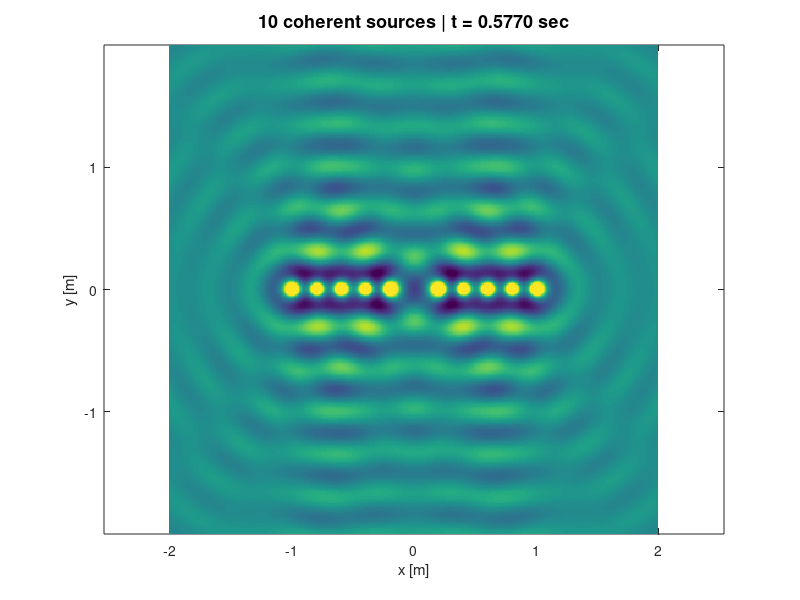
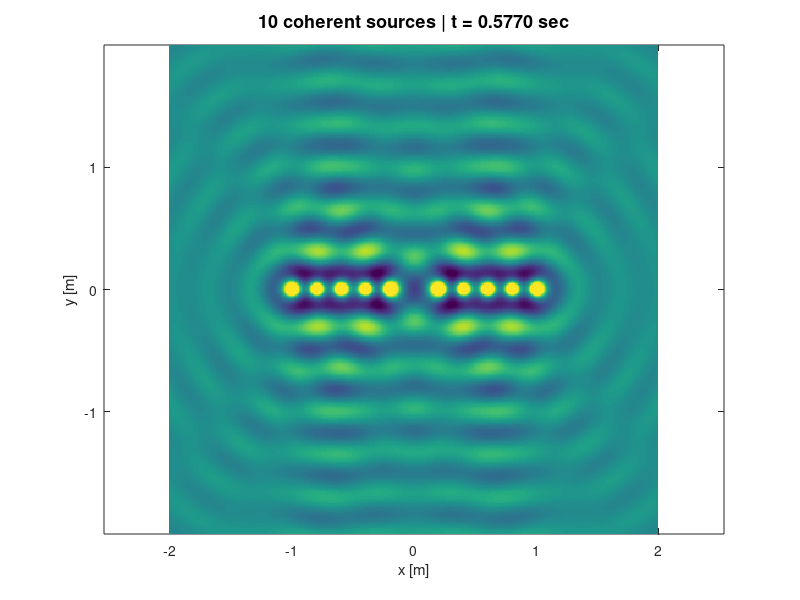
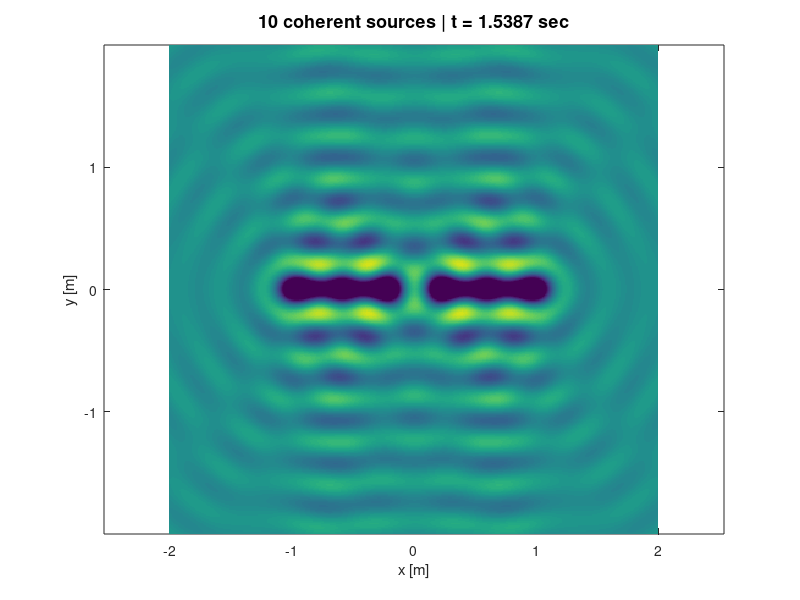
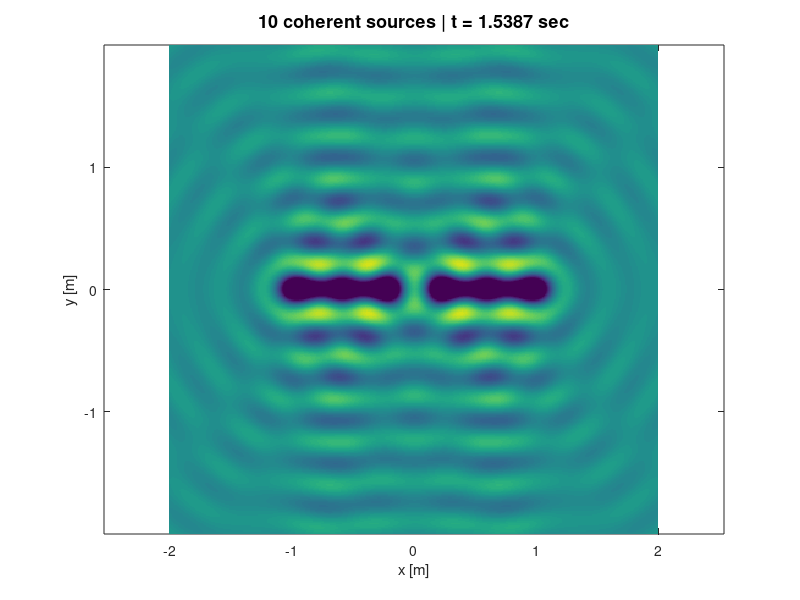

The MATLAB script that drew these images, in order:
close all;
clear;
clc;
v = 343;    % m/s
f = 1000;   % Hz
w = 2*pi*f;
lambda = v/f;
k = 2*pi/lambda;
x = -2:0.01:2;
y = x;
[X,Y] = meshgrid(x,y);
A = 1;
t = linspace(0, pi, 50);
d = 0.2;    % distance between adjacent sources [m]
x_sources = [-5:-1, 1:5] * d;   % 10 sources, symmetric, no source at 0  
snapshots = [10, 25, 40];
for a = 1:length(t)
    E = zeros(size(X));                                                      
    for n = 1:length(x_sources)                                             
        r = sqrt((X - x_sources(n)).^2 + Y.^2);
        E = E + (A./r).*exp(1i*(k*r - w*t(a)));
    end
    
    pcolor(X, Y, real(E)); shading flat; axis equal;
    caxis([-10 10]);
    title(sprintf('10 coherent sources | t = %.4f sec', t(a)), 'FontSize', 13);
    xlabel('x [m]'); ylabel('y [m]');
    drawnow;
    
    if ismember(a, snapshots)
        saveas(gcf, sprintf('interference_t%d.fig', a));
        saveas(gcf, sprintf('interference_t%d.png', a));
    end
end
